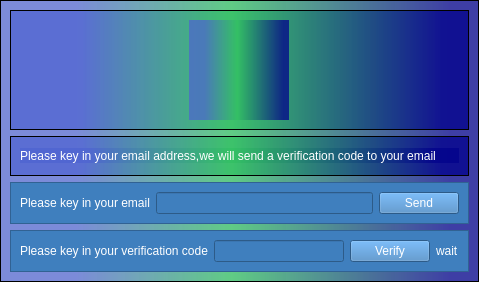
<?xml version="1.0" encoding="UTF-8"?>
<ui version="4.0">
 <class>forgetpasswordwindow</class>
 <widget class="QWidget" name="forgetpasswordwindow">
  <property name="geometry">
   <rect>
    <x>0</x>
    <y>0</y>
    <width>479</width>
    <height>282</height>
   </rect>
  </property>
  <property name="sizePolicy">
   <sizepolicy hsizetype="Fixed" vsizetype="Fixed">
    <horstretch>0</horstretch>
    <verstretch>0</verstretch>
   </sizepolicy>
  </property>
  <property name="windowTitle">
   <string>Forget Password-Verification</string>
  </property>
  <layout class="QHBoxLayout" name="horizontalLayout">
   <property name="spacing">
    <number>0</number>
   </property>
   <property name="leftMargin">
    <number>0</number>
   </property>
   <property name="topMargin">
    <number>0</number>
   </property>
   <property name="rightMargin">
    <number>0</number>
   </property>
   <property name="bottomMargin">
    <number>0</number>
   </property>
   <item>
    <widget class="QFrame" name="Background">
     <property name="styleSheet">
      <string notr="true">background-color: qlineargradient(spread:repeat, x1:0, y1:0, x2:1, y2:0, stop:0.159091 rgba(77, 99, 208, 181), stop:0.482955 rgba(49, 192, 98, 192), stop:0.9375 rgba(2, 2, 139, 190));</string>
     </property>
     <property name="frameShape">
      <enum>QFrame::StyledPanel</enum>
     </property>
     <property name="frameShadow">
      <enum>QFrame::Raised</enum>
     </property>
     <layout class="QHBoxLayout" name="horizontalLayout_4">
      <item>
       <layout class="QVBoxLayout" name="verticalLayout">
        <item>
         <widget class="QFrame" name="Logo">
          <property name="frameShape">
           <enum>QFrame::StyledPanel</enum>
          </property>
          <property name="frameShadow">
           <enum>QFrame::Raised</enum>
          </property>
          <layout class="QHBoxLayout" name="horizontalLayout_5">
           <item alignment="Qt::AlignHCenter|Qt::AlignVCenter">
            <widget class="QLabel" name="label">
             <property name="sizePolicy">
              <sizepolicy hsizetype="Preferred" vsizetype="Preferred">
               <horstretch>0</horstretch>
               <verstretch>0</verstretch>
              </sizepolicy>
             </property>
             <property name="minimumSize">
              <size>
               <width>100</width>
               <height>100</height>
              </size>
             </property>
             <property name="maximumSize">
              <size>
               <width>100</width>
               <height>100</height>
              </size>
             </property>
             <property name="text">
              <string/>
             </property>
             <property name="pixmap">
              <pixmap>../../../../National_Chung_Cheng_University.svg.png</pixmap>
             </property>
             <property name="scaledContents">
              <bool>true</bool>
             </property>
            </widget>
           </item>
          </layout>
         </widget>
        </item>
        <item>
         <widget class="QFrame" name="frame_2">
          <property name="styleSheet">
           <string notr="true">color: rgb(255, 255, 255);</string>
          </property>
          <property name="frameShape">
           <enum>QFrame::StyledPanel</enum>
          </property>
          <property name="frameShadow">
           <enum>QFrame::Raised</enum>
          </property>
          <layout class="QHBoxLayout" name="horizontalLayout_8">
           <item>
            <widget class="QLabel" name="lbl_title">
             <property name="maximumSize">
              <size>
               <width>16777215</width>
               <height>15</height>
              </size>
             </property>
             <property name="text">
              <string>Please key in your email address,we will send a verification code to your email</string>
             </property>
            </widget>
           </item>
          </layout>
         </widget>
        </item>
        <item>
         <widget class="QFrame" name="email">
          <property name="styleSheet">
           <string notr="true">color: rgb(255, 255, 255);
background-color: rgb(63, 127, 190);</string>
          </property>
          <property name="frameShape">
           <enum>QFrame::StyledPanel</enum>
          </property>
          <property name="frameShadow">
           <enum>QFrame::Raised</enum>
          </property>
          <layout class="QHBoxLayout" name="horizontalLayout_6">
           <item>
            <layout class="QHBoxLayout" name="horizontalLayout_2">
             <property name="spacing">
              <number>6</number>
             </property>
             <item>
              <widget class="QLabel" name="lbl_enail">
               <property name="text">
                <string>Please key in your email</string>
               </property>
              </widget>
             </item>
             <item>
              <widget class="QLineEdit" name="txt_email"/>
             </item>
             <item>
              <widget class="QPushButton" name="btn_send">
               <property name="minimumSize">
                <size>
                 <width>0</width>
                 <height>0</height>
                </size>
               </property>
               <property name="maximumSize">
                <size>
                 <width>16777215</width>
                 <height>16777215</height>
                </size>
               </property>
               <property name="text">
                <string>Send</string>
               </property>
              </widget>
             </item>
            </layout>
           </item>
          </layout>
         </widget>
        </item>
        <item>
         <widget class="QFrame" name="frame">
          <property name="styleSheet">
           <string notr="true">color: rgb(255, 255, 255);
background-color: rgb(63, 127, 190);</string>
          </property>
          <property name="frameShape">
           <enum>QFrame::StyledPanel</enum>
          </property>
          <property name="frameShadow">
           <enum>QFrame::Raised</enum>
          </property>
          <layout class="QHBoxLayout" name="horizontalLayout_7">
           <item>
            <layout class="QHBoxLayout" name="horizontalLayout_3">
             <item>
              <widget class="QLabel" name="txt_status">
               <property name="text">
                <string>Please key in your verification code</string>
               </property>
              </widget>
             </item>
             <item>
              <widget class="QLineEdit" name="txt_verification_code"/>
             </item>
             <item>
              <widget class="QPushButton" name="btn_verify">
               <property name="text">
                <string>Verify</string>
               </property>
              </widget>
             </item>
             <item>
              <widget class="QLabel" name="txt_result">
               <property name="text">
                <string>wait</string>
               </property>
              </widget>
             </item>
            </layout>
           </item>
          </layout>
         </widget>
        </item>
       </layout>
      </item>
     </layout>
    </widget>
   </item>
  </layout>
 </widget>
 <resources/>
 <connections/>
</ui>
